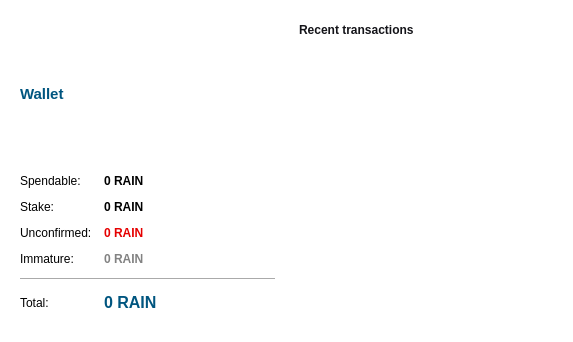
<?xml version="1.0" encoding="UTF-8"?>
<ui version="4.0">
 <class>OverviewPage</class>
 <widget class="QWidget" name="OverviewPage">
  <property name="geometry">
   <rect>
    <x>0</x>
    <y>0</y>
    <width>573</width>
    <height>342</height>
   </rect>
  </property>
  <property name="windowTitle">
   <string>Form</string>
  </property>
  <property name="autoFillBackground">
   <bool>false</bool>
  </property>
  <property name="styleSheet">
   <string notr="true">background-color: rgb(255, 255, 255);</string>
  </property>
  <layout class="QHBoxLayout" name="horizontalLayout" stretch="1,1">
   <item>
    <layout class="QVBoxLayout" name="verticalLayout_2">
     <item>
      <widget class="QWidget" name="widget" native="true">
       <property name="styleSheet">
        <string notr="true">QListView { background: transparent; }</string>
       </property>
       <layout class="QVBoxLayout" name="verticalLayout_4">
        <item>
         <layout class="QHBoxLayout" name="horizontalLayout_4">
          <item>
           <widget class="QLabel" name="label_5">
            <property name="font">
             <font>
              <pointsize>11</pointsize>
              <weight>75</weight>
              <bold>true</bold>
             </font>
            </property>
            <property name="styleSheet">
             <string notr="true">color: rgb(0, 85, 127);</string>
            </property>
            <property name="text">
             <string>Wallet</string>
            </property>
           </widget>
          </item>
          <item>
           <widget class="QLabel" name="labelWalletStatus">
            <property name="toolTip">
             <string>The displayed information may be out of date. Your wallet automatically synchronizes with the Condensate network after a connection is established, but this process has not completed yet.</string>
            </property>
            <property name="styleSheet">
             <string notr="true">QLabel { color: #DC143C; }</string>
            </property>
            <property name="text">
             <string notr="true"/>
            </property>
            <property name="alignment">
             <set>Qt::AlignLeading|Qt::AlignLeft|Qt::AlignVCenter</set>
            </property>
           </widget>
          </item>
          <item>
           <widget class="QLabel" name="label_7">
            <property name="text">
             <string/>
            </property>
            <property name="pixmap">
             <pixmap>../../../../Users/dan/Desktop/128.png</pixmap>
            </property>
           </widget>
          </item>
         </layout>
        </item>
        <item>
         <layout class="QFormLayout" name="formLayout_2">
          <property name="fieldGrowthPolicy">
           <enum>QFormLayout::AllNonFixedFieldsGrow</enum>
          </property>
          <property name="horizontalSpacing">
           <number>12</number>
          </property>
          <property name="verticalSpacing">
           <number>12</number>
          </property>
          <item row="0" column="0">
           <widget class="QLabel" name="label">
            <property name="text">
             <string>Spendable:</string>
            </property>
           </widget>
          </item>
          <item row="0" column="1">
           <widget class="QLabel" name="labelBalance">
            <property name="font">
             <font>
              <weight>75</weight>
              <bold>true</bold>
             </font>
            </property>
            <property name="cursor">
             <cursorShape>IBeamCursor</cursorShape>
            </property>
            <property name="toolTip">
             <string>Your current spendable balance</string>
            </property>
            <property name="styleSheet">
             <string notr="true"/>
            </property>
            <property name="text">
             <string notr="true">0 RAIN</string>
            </property>
            <property name="textInteractionFlags">
             <set>Qt::LinksAccessibleByMouse|Qt::TextSelectableByKeyboard|Qt::TextSelectableByMouse</set>
            </property>
           </widget>
          </item>
          <item row="1" column="0">
           <widget class="QLabel" name="label_6">
            <property name="text">
             <string>Stake:</string>
            </property>
           </widget>
          </item>
          <item row="1" column="1">
           <widget class="QLabel" name="labelStake">
            <property name="font">
             <font>
              <weight>75</weight>
              <bold>true</bold>
             </font>
            </property>
            <property name="cursor">
             <cursorShape>IBeamCursor</cursorShape>
            </property>
            <property name="toolTip">
             <string>Total of coins that was staked, and do not yet count toward the current balance</string>
            </property>
            <property name="styleSheet">
             <string notr="true"/>
            </property>
            <property name="text">
             <string notr="true">0 RAIN</string>
            </property>
            <property name="textInteractionFlags">
             <set>Qt::LinksAccessibleByMouse|Qt::TextSelectableByKeyboard|Qt::TextSelectableByMouse</set>
            </property>
           </widget>
          </item>
          <item row="2" column="0">
           <widget class="QLabel" name="label_3">
            <property name="text">
             <string>Unconfirmed:</string>
            </property>
           </widget>
          </item>
          <item row="2" column="1">
           <widget class="QLabel" name="labelUnconfirmed">
            <property name="font">
             <font>
              <weight>75</weight>
              <bold>true</bold>
             </font>
            </property>
            <property name="cursor">
             <cursorShape>IBeamCursor</cursorShape>
            </property>
            <property name="toolTip">
             <string>Total of transactions that have yet to be confirmed, and do not yet count toward the current balance</string>
            </property>
            <property name="styleSheet">
             <string notr="true">color: rgb(229, 0, 0);
</string>
            </property>
            <property name="text">
             <string notr="true">0 RAIN</string>
            </property>
            <property name="textInteractionFlags">
             <set>Qt::LinksAccessibleByMouse|Qt::TextSelectableByKeyboard|Qt::TextSelectableByMouse</set>
            </property>
           </widget>
          </item>
          <item row="3" column="0">
           <widget class="QLabel" name="labelImmatureText">
            <property name="text">
             <string>Immature:</string>
            </property>
           </widget>
          </item>
          <item row="3" column="1">
           <widget class="QLabel" name="labelImmature">
            <property name="font">
             <font>
              <weight>75</weight>
              <bold>true</bold>
             </font>
            </property>
            <property name="toolTip">
             <string>Mined balance that has not yet matured</string>
            </property>
            <property name="styleSheet">
             <string notr="true">color: rgb(130, 130, 130);</string>
            </property>
            <property name="text">
             <string notr="true">0 RAIN</string>
            </property>
            <property name="textInteractionFlags">
             <set>Qt::LinksAccessibleByMouse|Qt::TextSelectableByKeyboard|Qt::TextSelectableByMouse</set>
            </property>
           </widget>
          </item>
          <item row="4" column="0" colspan="2">
           <widget class="Line" name="line">
            <property name="orientation">
             <enum>Qt::Horizontal</enum>
            </property>
           </widget>
          </item>
          <item row="5" column="0">
           <widget class="QLabel" name="labelTotalText">
            <property name="text">
             <string>Total:</string>
            </property>
           </widget>
          </item>
          <item row="5" column="1">
           <widget class="QLabel" name="labelTotal">
            <property name="font">
             <font>
              <pointsize>12</pointsize>
              <weight>75</weight>
              <bold>true</bold>
              <stylestrategy>PreferAntialias</stylestrategy>
             </font>
            </property>
            <property name="cursor">
             <cursorShape>IBeamCursor</cursorShape>
            </property>
            <property name="toolTip">
             <string>Your current total balance</string>
            </property>
            <property name="styleSheet">
             <string notr="true">color: rgb(0, 85, 127);</string>
            </property>
            <property name="text">
             <string notr="true">0 RAIN</string>
            </property>
            <property name="textInteractionFlags">
             <set>Qt::LinksAccessibleByMouse|Qt::TextSelectableByKeyboard|Qt::TextSelectableByMouse</set>
            </property>
           </widget>
          </item>
         </layout>
        </item>
       </layout>
      </widget>
     </item>
    </layout>
   </item>
   <item>
    <layout class="QVBoxLayout" name="verticalLayout_3">
     <item>
      <widget class="QWidget" name="widget_2" native="true">
       <property name="autoFillBackground">
        <bool>false</bool>
       </property>
       <property name="styleSheet">
        <string notr="true">QListView { background: transparent; }</string>
       </property>
       <layout class="QVBoxLayout" name="verticalLayout">
        <item>
         <layout class="QHBoxLayout" name="horizontalLayout_2">
          <item>
           <widget class="QLabel" name="label_4">
            <property name="styleSheet">
             <string notr="true">color: rgb(20, 20, 25);</string>
            </property>
            <property name="text">
             <string>&lt;b&gt;Recent transactions&lt;/b&gt;</string>
            </property>
           </widget>
          </item>
          <item>
           <widget class="QLabel" name="labelTransactionsStatus">
            <property name="toolTip">
             <string>The displayed information may be out of date. Your wallet automatically synchronizes with the Condensate network after a connection is established, but this process has not completed yet.</string>
            </property>
            <property name="styleSheet">
             <string notr="true">QLabel { color: #DC143C; }</string>
            </property>
            <property name="text">
             <string notr="true"/>
            </property>
            <property name="alignment">
             <set>Qt::AlignRight|Qt::AlignTrailing|Qt::AlignVCenter</set>
            </property>
           </widget>
          </item>
          <item>
           <spacer name="horizontalSpacer">
            <property name="orientation">
             <enum>Qt::Horizontal</enum>
            </property>
            <property name="sizeHint" stdset="0">
             <size>
              <width>40</width>
              <height>20</height>
             </size>
            </property>
           </spacer>
          </item>
         </layout>
        </item>
        <item>
         <widget class="QListView" name="listTransactions">
          <property name="styleSheet">
           <string notr="true">QListView { background: transparent; }</string>
          </property>
          <property name="frameShape">
           <enum>QFrame::NoFrame</enum>
          </property>
          <property name="verticalScrollBarPolicy">
           <enum>Qt::ScrollBarAlwaysOff</enum>
          </property>
          <property name="horizontalScrollBarPolicy">
           <enum>Qt::ScrollBarAlwaysOff</enum>
          </property>
          <property name="selectionMode">
           <enum>QAbstractItemView::NoSelection</enum>
          </property>
         </widget>
        </item>
       </layout>
      </widget>
     </item>
    </layout>
   </item>
  </layout>
 </widget>
 <resources/>
 <connections/>
</ui>
